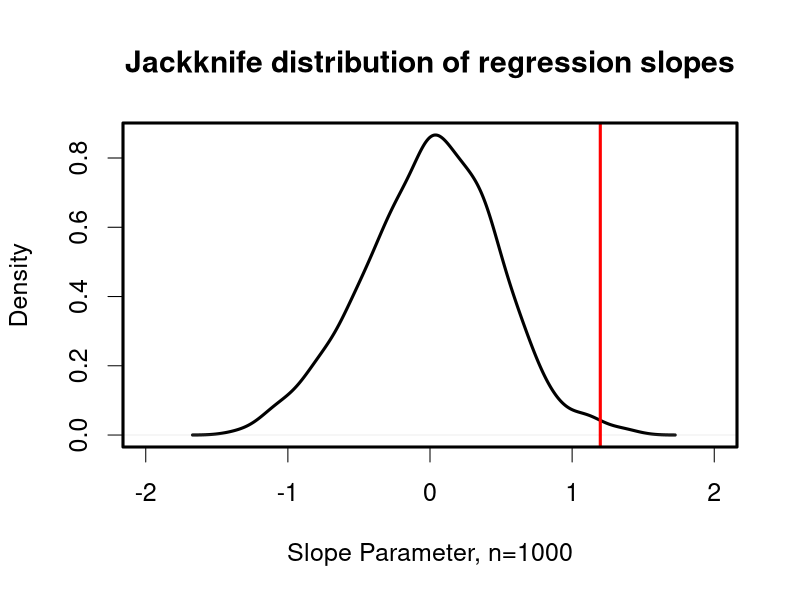
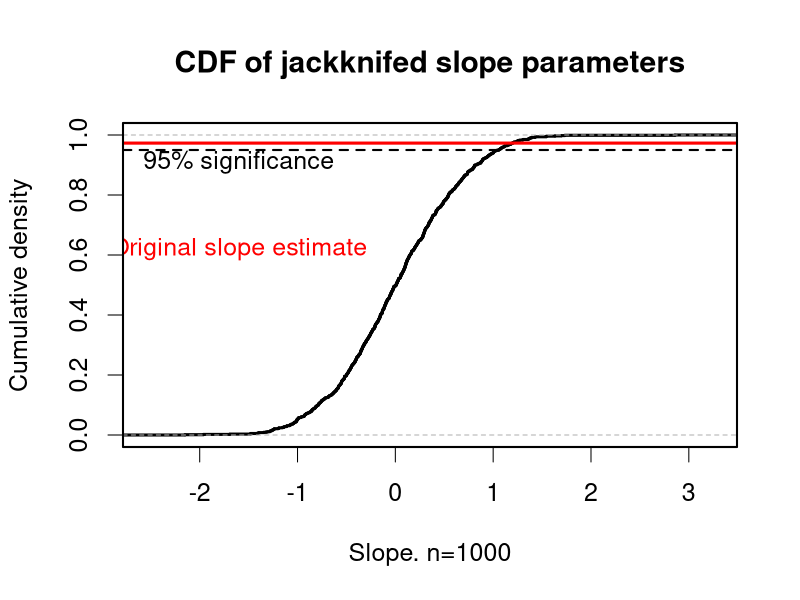
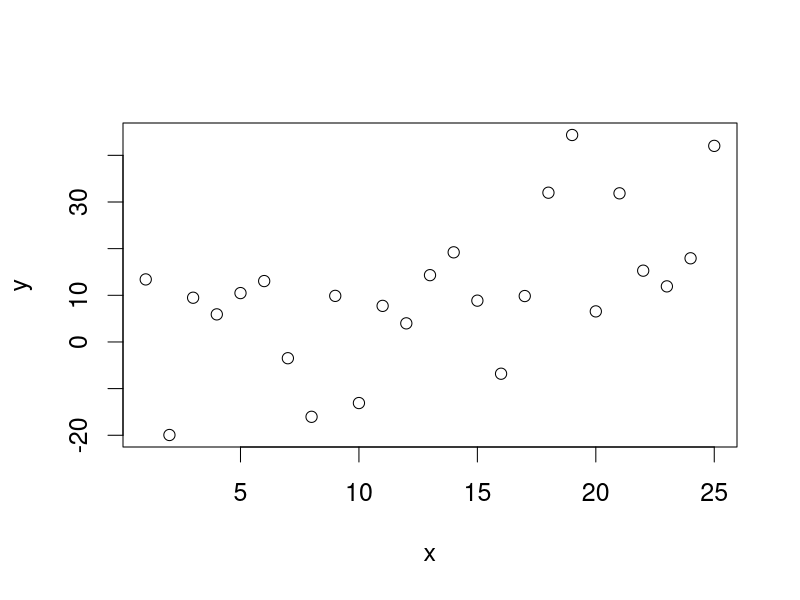

Reproduce these figures in R, in order.
## Jackknife a p value for a linear regression 
# 05/09/2013

# Invent some data
x<-1:25 
y<-x+rnorm(25,0,15) 

# for each replicate, subsample the data without replacement. Then calculate slope parameter and put into epimirical CDF.
b<-ecdf(replicate(1000,lm(sample(y,13,F)~sample(x,13,F))$coef[2])) 

# What quantile is the original slope parameter in?
# This is a one tail test. p=2p for a two tail test.
p<-1-b(lm(y~x)$coef[2])


# Plot bootstrapped distribution

par(cex=1.5)
plot(density(replicate(1000,lm(y~sample(x,25,T))$coef[2])), xlim=c(-2,2), main='Jackknife distribution of regression slopes', lwd=3, xlab='Slope Parameter, n=1000')
abline(v=lm(y~x)$coef[2], col='Red', lwd=3)
box(lwd=3)


# Better do a cumulative distribution as I posted a link about that yesterday.

plot(b, main='CDF of jackknifed slope parameters', xlab='Slope. n=1000', ylab='Cumulative density', lwd=3)
abline(h=0.95,lty=2, lwd=2)
abline(h=b(lm(y~x)$coef[2]), col='Red', lwd=3)
text(-1.6,0.91,'95% significance')
text(-1.6,0.62,'Original slope estimate', col='Red')
box(lwd=2)

# Plot data. I wanted something that gives p>0.
plot(y~x)
